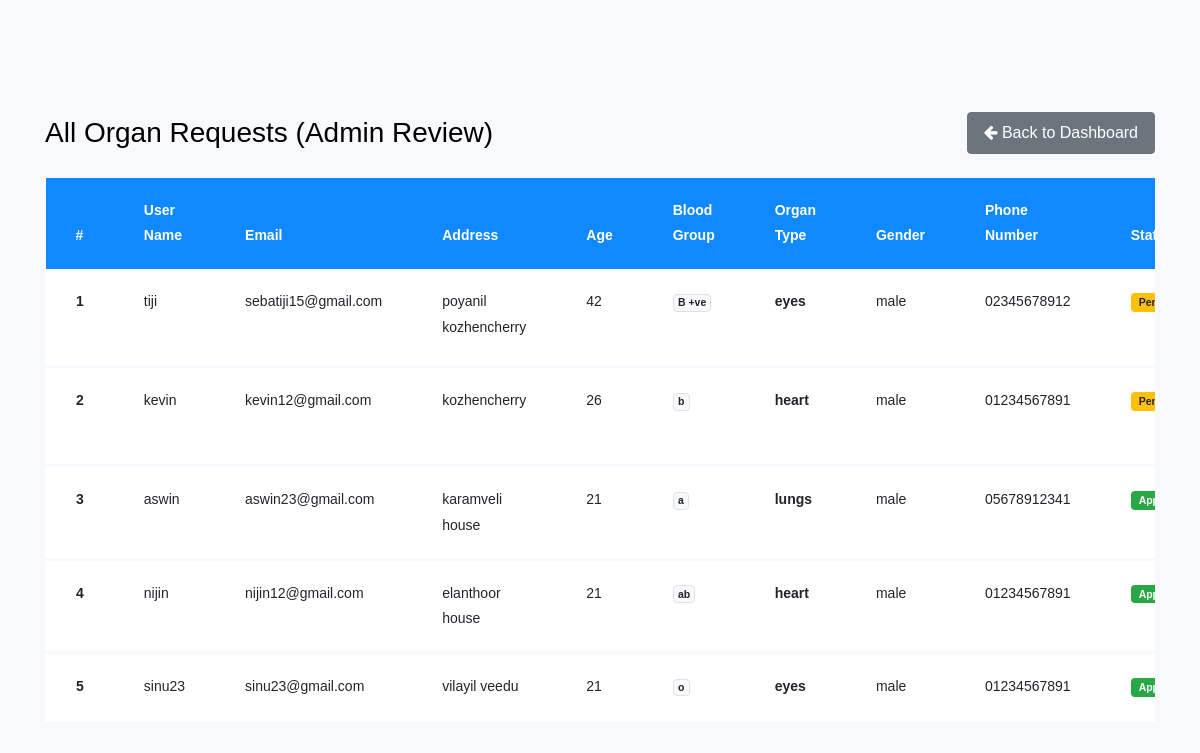
/admareq/, run on the app's committed database.
### myapp/models.py (models this page shows, shortened)
class OrganRequest(models.Model):
    username = models.CharField(max_length=50)
    email = models.EmailField()
    address = models.CharField(max_length=50)
    age = models.CharField(max_length=35)
    bloodgroup = models.CharField(max_length=50)
    organtype = models.CharField(max_length=50)
    gender= models.CharField(max_length=35)
    phonenumber = models.CharField(max_length=35)
    status=models.CharField(max_length=50,default='Pending')

### myapp/views.py (the view)
# urls.py: path("admareq/", views.admareq, name="admareq"),
def admareq(request):
    req = OrganRequest.objects.all().order_by('-id')
    return render(request, "organrequest.html", {'req': req, 'is_admin': True})

### myapp/templates/organrequest.html (shortened to what this page needs)
<!doctype html>
{% load static %}
<html lang="en">
  <head>
	<link rel="stylesheet" href="https://stackpath.bootstrapcdn.com/font-awesome/4.7.0/css/font-awesome.min.css">
	<link rel="stylesheet" href="{% static 'organrequest/css/style.css' %}">
	</head>
	<body>
	<section class="ftco-section">
		<div class="container">
			<div class="row justify-content-between align-items-center mb-4">
				<div class="col-md-6">
					<h2 class="heading-section mb-0">
						{% if is_admin %}
						All Organ Requests (Admin Review)
						{% else %}
						My Organ Requests
						{% endif %}
					</h2>
				</div>
				<div class="col-md-6 text-md-right mt-3 mt-md-0">
					{% if is_admin %}
					<a href="/adminp/" class="btn btn-secondary px-3 py-2"><i class="fa fa-arrow-left"></i> Back to Dashboard</a>
					{% else %}
					<a href="/user/" class="btn btn-secondary px-3 py-2"><i class="fa fa-arrow-left"></i> Back to Dashboard</a>
					<a href="/odreg/" class="btn btn-primary px-3 py-2 ml-2">+ New Request</a>
					{% endif %}
				</div>
			</div>
			<div class="row">
				<div class="col-md-12">
					<div class="table-wrap">
						<table class="table">
						  <thead class="thead-primary">
						    <tr>
						      <th>#</th>
						      <th>User Name</th>
						      <th>Email</th>
						      <th>Address</th>
								<th>Age</th>
								<th>Blood Group</th>
								<th>Organ Type</th>
								<th>Gender</th>
								<th>Phone Number</th>
								<th>Status</th>
						    </tr>
						  </thead>
							 <tbody>
						       {% for i in req %}
						    <tr class="alert" role="alert">
						      <th scope="row">{{forloop.counter}}</th>
						      <td>{{i.username}}</td>
						      <td>{{i.email}}</td>
						      <td>{{i.address}}</td>
								<td>{{i.age}}</td>
						        <td><span class="badge badge-light border">{{i.bloodgroup}}</span></td>
								<td><strong>{{i.organtype}}</strong></td>
								<td>{{i.gender}}</td>
								<td>{{i.phonenumber}}</td>
								<td>
									{% if i.status == 'Approved' %}
									<span class="badge badge-success px-2 py-1" style="background:#28a745; color:#fff; border-radius:4px;">Approved</span>
									{% elif i.status == 'Rejected' %}
									<span class="badge badge-danger px-2 py-1" style="background:#dc3545; color:#fff; border-radius:4px;">Rejected</span>
									{% else %}
									<span class="badge badge-warning px-2 py-1" style="background:#ffc107; color:#212529; border-radius:4px;">Pending</span>
									{% endif %}
								</td>
						    </tr>
						    {% empty %}
						    <tr>
						      <td colspan="11" class="text-center py-4 text-muted">No organ requests recorded yet.</td>
						    </tr>
						  {% endfor %}
						  </tbody>
						</table>
					</div>
				</div>
			</div>
		</div>
	</section>
	</body>
</html>

### data on the page
OrganRequest: username "tiji", email "sebatiji15@gmail.com", address "poyanil kozhencherry", age "42", bloodgroup "B +ve", organtype "eyes", gender "male", phonenumber "02345678912", status "Pending"
OrganRequest: username "kevin", email "kevin12@gmail.com", address "kozhencherry", age "26", bloodgroup "b", organtype "heart", gender "male", phonenumber "01234567891", status "Pending"
OrganRequest: username "aswin", email "aswin23@gmail.com", address "karamveli house", age "21", bloodgroup "a", organtype "lungs", gender "male", phonenumber "05678912341", status "Approved"
OrganRequest: username "nijin", email "nijin12@gmail.com", address "elanthoor house", age "21", bloodgroup "ab", organtype "heart", gender "male", phonenumber "01234567891", status "Approved"
OrganRequest: username "sinu23", email "sinu23@gmail.com", address "vilayil veedu", age "21", bloodgroup "o", organtype "eyes", gender "male", phonenumber "01234567891", status "Approved"
